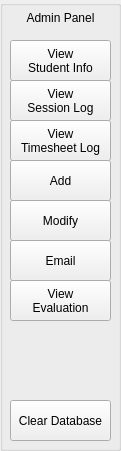
  <widget class="QGroupBox" name="admin_panel">
   <property name="geometry">
    <rect>
     <x>10</x>
     <y>90</y>
     <width>121</width>
     <height>451</height>
    </rect>
   </property>
   <property name="title">
    <string/>
   </property>
   <widget class="QPushButton" name="pushButton_viewSessionLog">
    <property name="geometry">
     <rect>
      <x>10</x>
      <y>80</y>
      <width>101</width>
      <height>41</height>
     </rect>
    </property>
    <property name="text">
     <string>View
Session Log</string>
    </property>
    <property name="autoExclusive">
     <bool>true</bool>
    </property>
   </widget>
   <widget class="QPushButton" name="pushButton_viewTimeSheetLog">
    <property name="geometry">
     <rect>
      <x>10</x>
      <y>120</y>
      <width>101</width>
      <height>41</height>
     </rect>
    </property>
    <property name="text">
     <string>View
Timesheet Log</string>
    </property>
    <property name="autoExclusive">
     <bool>true</bool>
    </property>
   </widget>
   <widget class="QPushButton" name="pushButton_add">
    <property name="geometry">
     <rect>
      <x>10</x>
      <y>160</y>
      <width>101</width>
      <height>41</height>
     </rect>
    </property>
    <property name="text">
     <string>Add</string>
    </property>
    <property name="autoExclusive">
     <bool>true</bool>
    </property>
   </widget>
   <widget class="QPushButton" name="pushButton_modify">
    <property name="geometry">
     <rect>
      <x>10</x>
      <y>200</y>
      <width>101</width>
      <height>41</height>
     </rect>
    </property>
    <property name="text">
     <string>Modify</string>
    </property>
    <property name="autoExclusive">
     <bool>true</bool>
    </property>
   </widget>
   <widget class="QPushButton" name="pushButton_clearDatabase">
    <property name="geometry">
     <rect>
      <x>10</x>
      <y>400</y>
      <width>101</width>
      <height>41</height>
     </rect>
    </property>
    <property name="text">
     <string>Clear Database</string>
    </property>
    <property name="autoExclusive">
     <bool>true</bool>
    </property>
   </widget>
   <widget class="QPushButton" name="pushButton_email">
    <property name="geometry">
     <rect>
      <x>10</x>
      <y>240</y>
      <width>101</width>
      <height>41</height>
     </rect>
    </property>
    <property name="text">
     <string>Email</string>
    </property>
    <property name="autoExclusive">
     <bool>true</bool>
    </property>
   </widget>
   <widget class="QPushButton" name="pushButton_viewEvaluation">
    <property name="geometry">
     <rect>
      <x>10</x>
      <y>280</y>
      <width>101</width>
      <height>41</height>
     </rect>
    </property>
    <property name="text">
     <string>View
Evaluation</string>
    </property>
    <property name="autoExclusive">
     <bool>true</bool>
    </property>
   </widget>
   <widget class="QLabel" name="label_adminPanel">
    <property name="geometry">
     <rect>
      <x>10</x>
      <y>10</y>
      <width>101</width>
      <height>16</height>
     </rect>
    </property>
    <property name="text">
     <string>Admin Panel</string>
    </property>
    <property name="alignment">
     <set>Qt::AlignCenter</set>
    </property>
   </widget>
   <widget class="QPushButton" name="pushButton_viewStudenInfo">
    <property name="geometry">
     <rect>
      <x>10</x>
      <y>40</y>
      <width>101</width>
      <height>41</height>
     </rect>
    </property>
    <property name="text">
     <string>View
Student Info</string>
    </property>
    <property name="autoExclusive">
     <bool>true</bool>
    </property>
   </widget>
  </widget>
